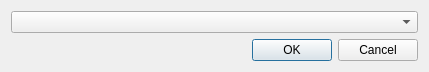
<?xml version="1.0" encoding="UTF-8"?>
<ui version="4.0">
 <class>Dialog</class>
 <widget class="QDialog" name="Dialog">
  <property name="geometry">
   <rect>
    <x>0</x>
    <y>0</y>
    <width>429</width>
    <height>67</height>
   </rect>
  </property>
  <property name="windowTitle">
   <string>Remove Website</string>
  </property>
  <property name="windowIcon">
   <iconset>
    <normaloff>../../assets/logo.png</normaloff>../../assets/logo.png</iconset>
  </property>
  <property name="modal">
   <bool>true</bool>
  </property>
  <layout class="QGridLayout" name="gridLayout_2">
   <item row="1" column="0" colspan="2">
    <widget class="QDialogButtonBox" name="remove_button_box">
     <property name="standardButtons">
      <set>QDialogButtonBox::Cancel|QDialogButtonBox::Ok</set>
     </property>
    </widget>
   </item>
   <item row="0" column="0" colspan="2">
    <widget class="QComboBox" name="remove_combo">
     <property name="toolTip">
      <string>Select video to remove</string>
     </property>
    </widget>
   </item>
  </layout>
 </widget>
 <resources/>
 <connections/>
</ui>
